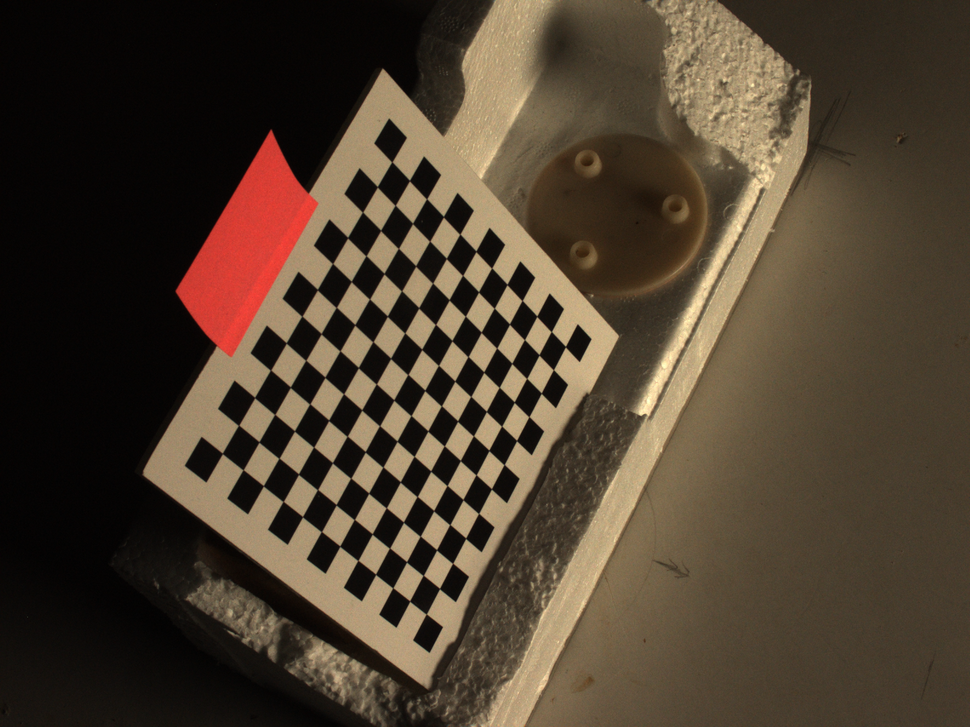
#> input picture CalImgs/cam_0_001.png, 970 x 727 px, shrunk from 1600 x 1200 before the run; its folder holds 4 pictures in this run
$ jupyter execute --allow-errors BundleAdjustment.ipynb
#> lines starting #> are read from the running program, lines starting #| are printed output that depends on the picture
[cell 1]
import os
try:
    import flexiblecc as fcc
except ImportError as e:
    !pip install flexiblecc
    import flexiblecc as fcc

if not os.path.exists("../../CalImgs/"):
    if not os.path.exists("Flexible-Camera-Calibration/CalImgs"):
        !git clone https://github.com/SimonLBSoerensen/Flexible-Camera-Calibration
    datasetpath = "Flexible-Camera-Calibration/CalImgs/cam_0*"
else:
    datasetpath = "../../CalImgs/cam_0*"

[cell 2]
import glob
import numpy as np
import cv2
import matplotlib.pyplot as plt
from tqdm import tqdm

[cell 3]
color_cal_imgs_files = glob.glob(datasetpath)
color_cal_imgs = np.array([cv2.imread(f) for f in tqdm(color_cal_imgs_files)])
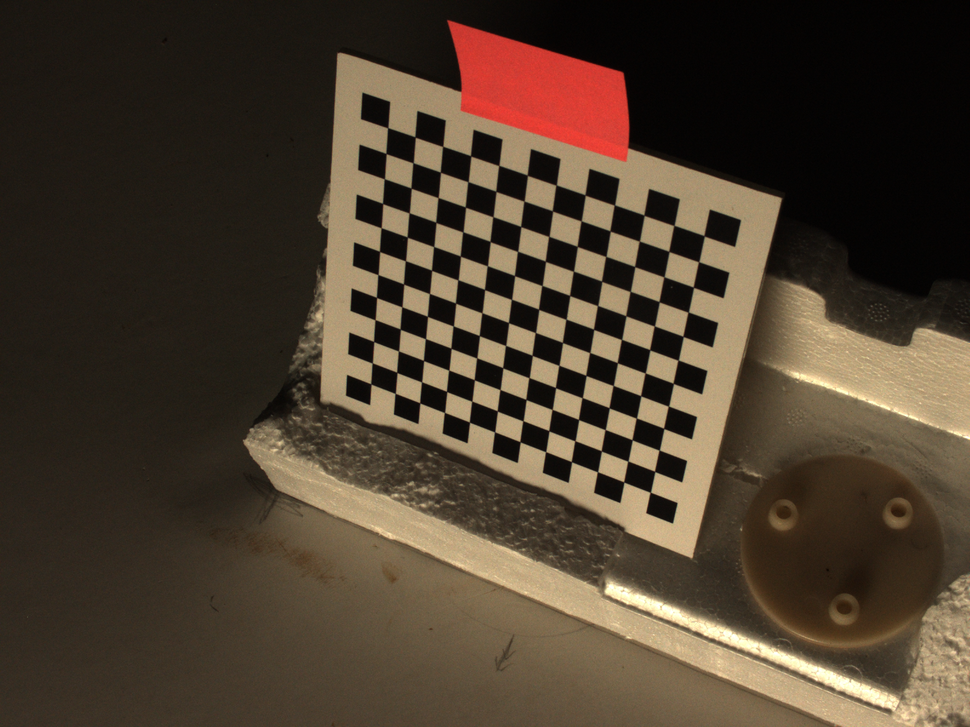
#> input picture CalImgs/cam_0_004.png, 970 x 727 px, shrunk from 1600 x 1200 before the run
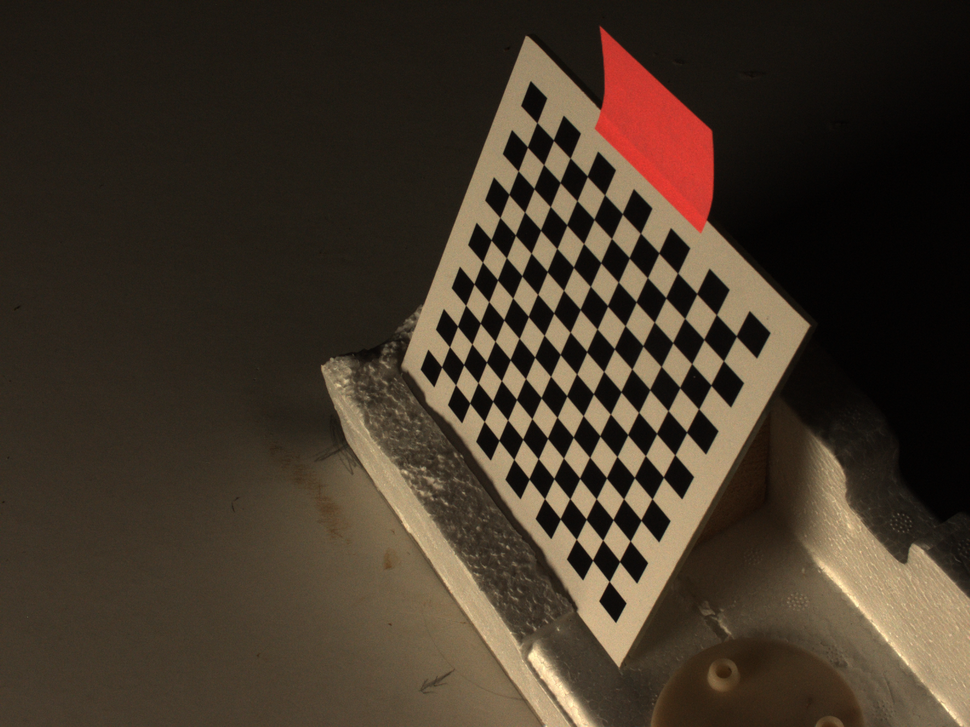
#> input picture CalImgs/cam_0_006.png, 970 x 727 px, shrunk from 1600 x 1200 before the run
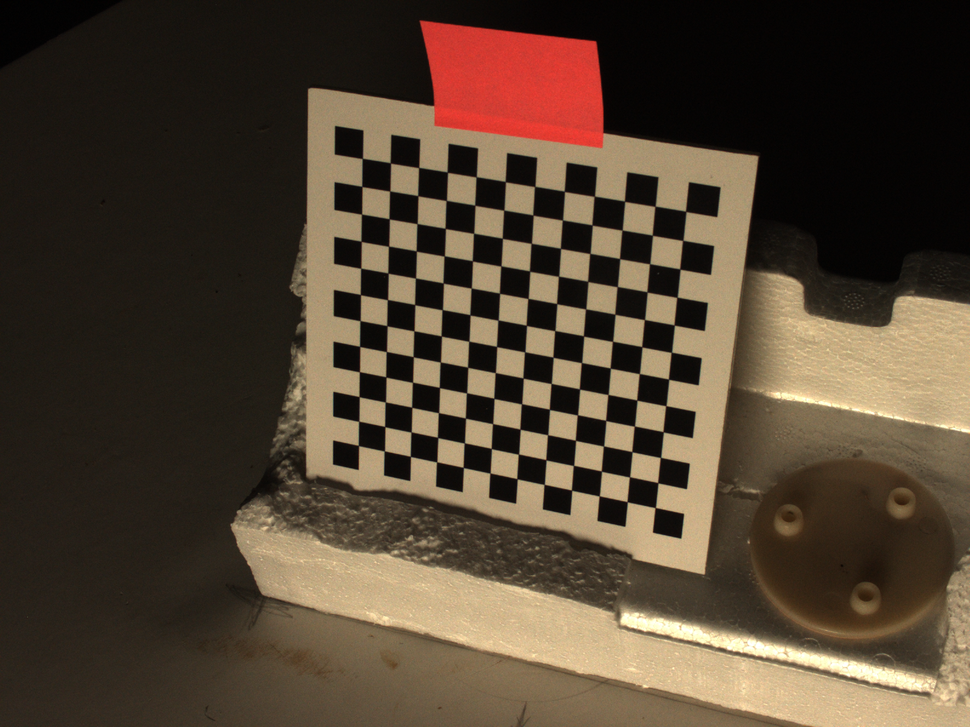
#> input picture CalImgs/cam_0_008.png, 970 x 727 px, shrunk from 1600 x 1200 before the run
gray_cal_imgs = [cv2.cvtColor(img, cv2.COLOR_BGR2GRAY) for img in tqdm(color_cal_imgs)]
#> gray_cal_imgs = 4 items

[cell 4]
pattern_size = (12, 12)

#> (a cell that did not finish here is left out)

[cell 6]
import matplotlib.pyplot as plt
from mpl_toolkits import mplot3d

ax = plt.axes(projection='3d')
ax.set_xlabel('x')
ax.set_ylabel('y')
ax.set_zlabel('z')


#> (the rest of this cell did not finish here and is left out)

#> (a cell that did not finish here is left out)

[cell 8]
n_images = 94
grid_width = 12
grid_height = 12
grid_size = grid_width * grid_height

grid = np.zeros((grid_size, 3))
meshgrid = np.transpose(np.meshgrid(np.arange(0,12),np.arange(0,12)))

meshgrid = np.reshape(meshgrid, (grid_size, 2))

grid[:, 1:] = meshgrid
grid = np.reshape(grid, grid.shape+(1,))

forward_projected_rays = np.ndarray((n_images, grid_size, 3, 1))
#> (the rest of this cell did not finish here and is left out)

[cell 9]
temp = np.array(forward_projected_rays)

[cell 10]
print(grid.shape)
print(forward_projected_rays.shape)
#> (the rest of this cell did not finish here and is left out)

[cell 11]
import matplotlib.pyplot as plt
from mpl_toolkits import mplot3d

ax = plt.axes(projection='3d')
ax.set_xlabel('x')
ax.set_ylabel('y')
ax.set_zlabel('z')


for i in range(0,5):
    cam1_points_3D = np.reshape(forward_projected_rays[i], (-1,3))

    ax.plot3D(cam1_points_3D[:,0], cam1_points_3D[:,1], cam1_points_3D[:,2], 'bo')
    ax.plot3D([0],[0],[0], 'rx')

plt.show()
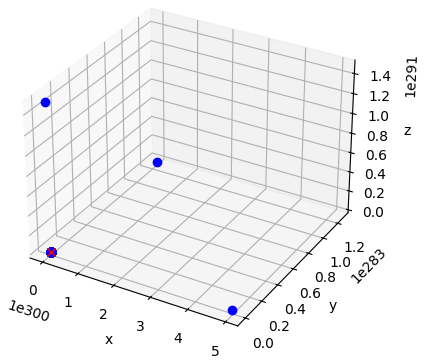
#> figure drawn by matplotlib, 1 panel
